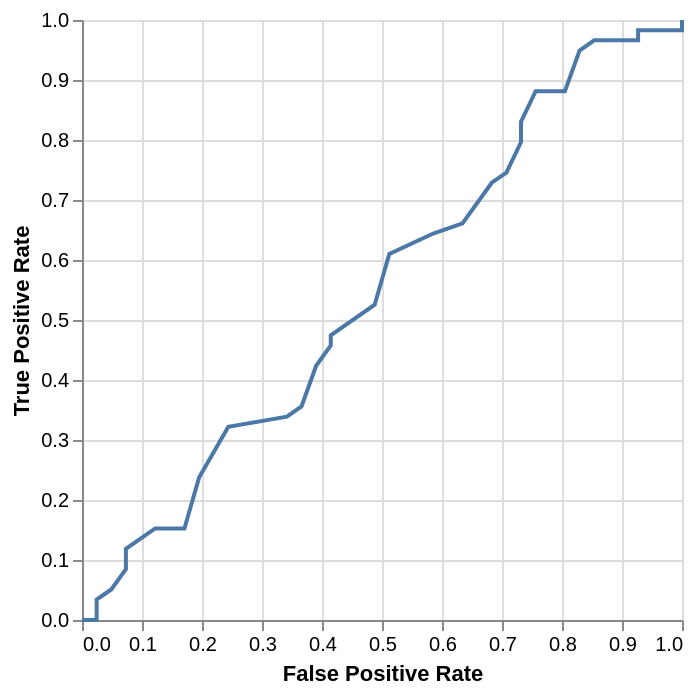

This figure's notebook cell:
### Code cell
from sklearn.ensemble import RandomForestClassifier

model = RandomForestClassifier(n_estimators=100)
model.fit(X_train_scaled, y_train)

roc(
    pd.Series(model.predict_proba(X_test_scaled)[:, 1], index=X_test.index),
    pd.Series(y_test, index=X_test.index),
)

### Figure 1 — Vega-Lite specification as saved in the notebook (floating-point values rounded to 4 significant figures)
{"config": {"view": {"continuousWidth": 300, "continuousHeight": 300}}, "data": {"name": "data-8e739681f3db15bfbe01ba9018335a43"}, "mark": {"type": "line"}, "encoding": {"tooltip": [{"field": "fpr", "type": "quantitative"}, {"field": "tpr", "type": "quantitative"}, {"field": "threshold", "type": "quantitative"}, {"field": "accuracy", "type": "quantitative"}], "x": {"field": "fpr", "title": "False Positive Rate", "type": "quantitative"}, "y": {"field": "tpr", "title": "True Positive Rate", "type": "quantitative"}}, "$schema": "https://vega.github.io/schema/vega-lite/v5.20.1.json", "datasets": {"data-8e739681f3db15bfbe01ba9018335a43": [{"fpr": 0.0, "tpr": 0.0, "threshold": null, "accuracy": 0.41}, {"fpr": 0.02439, "tpr": 0.0, "threshold": 0.79, "accuracy": 0.4}, {"fpr": 0.02439, "tpr": 0.0339, "threshold": 0.76, "accuracy": 0.42}, {"fpr": 0.04878, "tpr": 0.05085, "threshold": 0.74, "accuracy": 0.42}, {"fpr": 0.07317, "tpr": 0.08475, "threshold": 0.73, "accuracy": 0.43}, {"fpr": 0.07317, "tpr": 0.1186, "threshold": 0.72, "accuracy": 0.45}, {"fpr": 0.122, "tpr": 0.1525, "threshold": 0.71, "accuracy": 0.45}, {"fpr": 0.1707, "tpr": 0.1525, "threshold": 0.69, "accuracy": 0.43}, {"fpr": 0.1951, "tpr": 0.2373, "threshold": 0.68, "accuracy": 0.47}, {"fpr": 0.2439, "tpr": 0.322, "threshold": 0.67, "accuracy": 0.5}, {"fpr": 0.3415, "tpr": 0.339, "threshold": 0.66, "accuracy": 0.47}, {"fpr": 0.3659, "tpr": 0.3559, "threshold": 0.65, "accuracy": 0.47}, {"fpr": 0.3902, "tpr": 0.4237, "threshold": 0.64, "accuracy": 0.5}, {"fpr": 0.4146, "tpr": 0.4576, "threshold": 0.63, "accuracy": 0.51}, {"fpr": 0.4146, "tpr": 0.4746, "threshold": 0.62, "accuracy": 0.52}, {"fpr": 0.4878, "tpr": 0.5254, "threshold": 0.61, "accuracy": 0.52}, {"fpr": 0.5122, "tpr": 0.6102, "threshold": 0.6, "accuracy": 0.56}, {"fpr": 0.5854, "tpr": 0.6441, "threshold": 0.59, "accuracy": 0.55}, {"fpr": 0.6341, "tpr": 0.661, "threshold": 0.58, "accuracy": 0.54}, {"fpr": 0.6829, "tpr": 0.7288, "threshold": 0.57, "accuracy": 0.56}, {"fpr": 0.7073, "tpr": 0.7458, "threshold": 0.56, "accuracy": 0.56}, {"fpr": 0.7317, "tpr": 0.7966, "threshold": 0.55, "accuracy": 0.58}, {"fpr": 0.7317, "tpr": 0.8305, "threshold": 0.54, "accuracy": 0.6}, {"fpr": 0.7561, "tpr": 0.8814, "threshold": 0.53, "accuracy": 0.62}, {"fpr": 0.8049, "tpr": 0.8814, "threshold": 0.52, "accuracy": 0.6}, {"fpr": 0.8293, "tpr": 0.9492, "threshold": 0.51, "accuracy": 0.63}, {"fpr": 0.8537, "tpr": 0.9661, "threshold": 0.5, "accuracy": 0.63}, {"fpr": 0.9268, "tpr": 0.9661, "threshold": 0.49, "accuracy": 0.6}, {"fpr": 0.9268, "tpr": 0.9831, "threshold": 0.43, "accuracy": 0.61}, {"fpr": 1.0, "tpr": 0.9831, "threshold": 0.29, "accuracy": 0.58}, {"fpr": 1.0, "tpr": 1.0, "threshold": 0.26, "accuracy": 0.59}]}}
